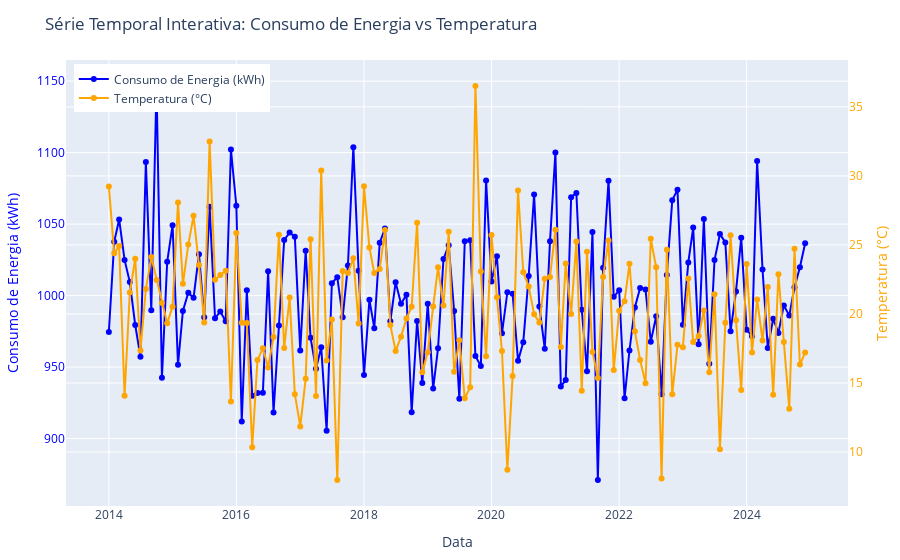

The cell this chart's notebook holds for it:
### Code cell
# Criar gráfico interativo
fig = go.Figure()

# Linha de Consumo de Energia
fig.add_trace(go.Scatter(
    x=df['Data'], y=df['ConsumoEnergia'],
    mode='lines+markers',
    name='Consumo de Energia (kWh)',
    line=dict(color='blue'),
    yaxis='y1'
))

# Linha de Temperatura
fig.add_trace(go.Scatter(
    x=df['Data'], y=df['Temperatura'],
    mode='lines+markers',
    name='Temperatura (°C)',
    line=dict(color='orange'),
    yaxis='y2'
))

# Layout com dois eixos y
fig.update_layout(
    title='Série Temporal Interativa: Consumo de Energia vs Temperatura',
    xaxis=dict(title='Data'),
    yaxis=dict(
        title='Consumo de Energia (kWh)',
        titlefont=dict(color='blue'),
        tickfont=dict(color='blue')
    ),
    yaxis2=dict(
        title='Temperatura (°C)',
        titlefont=dict(color='orange'),
        tickfont=dict(color='orange'),
        overlaying='y',
        side='right'
    ),
    legend=dict(x=0.01, y=0.99),
    margin=dict(l=40, r=40, t=60, b=40)
)

fig.show()

### Figure 1 — Plotly figure (JSON) as saved in the notebook; plotly's stock layout.template omitted (floating-point values rounded to 4 significant figures; data arrays with more than 128 entries replaced by an {"elided": "..."} marker saying what was removed)
{"data": [{"line": {"color": "blue"}, "mode": "lines+markers", "name": "Consumo de Energia (kWh)", "type": "scatter", "x": {"elided": "132 str values"}, "y": {"elided": "132 float values"}, "yaxis": "y"}, {"line": {"color": "orange"}, "mode": "lines+markers", "name": "Temperatura (°C)", "type": "scatter", "x": {"elided": "132 str values"}, "y": {"elided": "132 float values"}, "yaxis": "y2"}], "layout": {"legend": {"x": 0.01, "y": 0.99}, "margin": {"b": 40, "l": 40, "r": 40, "t": 60}, "title": {"text": "Série Temporal Interativa: Consumo de Energia vs Temperatura"}, "xaxis": {"title": {"text": "Data"}}, "yaxis": {"tickfont": {"color": "blue"}, "title": {"font": {"color": "blue"}, "text": "Consumo de Energia (kWh)"}}, "yaxis2": {"overlaying": "y", "side": "right", "tickfont": {"color": "orange"}, "title": {"font": {"color": "orange"}, "text": "Temperatura (°C)"}}}}
